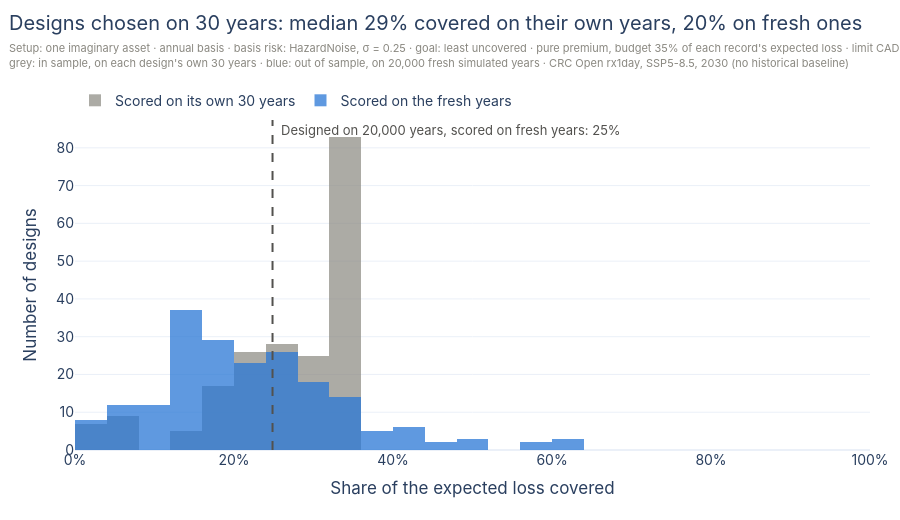

Source (notebook cell):
### Markdown cell above
Read this as a description of one setup, not a ranking. The goals differ in
**which years they care about**. Tracking the loss punishes every miss, large ones
most, in both directions. Leaving the least uncovered counts only what the payout
fails to cover. The worst-years goal counts mostly the worst tenth of the years, so
on this imaginary asset, under pure pricing at this budget, it pays less around
50 mm and more around 70 mm than the other two. Yet in the section 1 table the four
covers end up close: here basis risk, more than the payout's shape, limits how much
of the loss any of them reaches.

> 💡 **Key idea: a design goal is a choice about whose bad years you care about.**
> For a payout π and a loss L, with U = max(L − π, 0) the part left uncovered:
> `MSE` minimises E[(L − π)²], `ExpectedUncovered` minimises E[U], and
> `WeightedCVaR(α, β)` minimises α·CVaR_β(U) + (1 − α)·E[U]. None of the three is
> better in general: change the site, the damage curve, the price or the budget,
> and the shapes and the numbers change with them.

## 4. In and out of sample

Every number in the section 1 table is **out of sample**: scored on fresh years,
simulated apart from the design years. Each row says so (`split`), and the module
refuses an out-of-sample number when the two sets share a year. The premium has two
bases (`premium_basis`): the designs keep the premium agreed on their design years,
and the first cover, given as is, is priced on the fresh years, so part of the small
gap between them is the gap between the years.

Why it matters: suppose the terms were chosen on just 30 years, about what a real
weather record gives. We repeat that 200 times, scoring each design on its own 30
years and on the fresh years. (This is the one place this notebook shows numbers
measured on the design years, to show what they get wrong.)

### Code cell
REPEATS = 20 if CI else 200
SHORT = 30
own_years, fresh = [], []
for repeat in range(REPEATS):
    short_years = base.monte_carlo(SHORT, seed=1_000 + repeat).samples()[ASSET["asset_id"]]
    short_design = design(template, short_years, ExpectedUncovered(), budget=BUDGET, limit=LIMIT)
    own_years.append(evaluate(short_design, short_years, split="in_sample", options=OPTIONS)["coverage_ratio"][0].as_py())
    fresh.append(evaluate(short_design, fresh_years, split="out_of_sample", options=OPTIONS)["coverage_ratio"][0].as_py())
own_years, fresh = np.array(own_years, dtype=float), np.array(fresh, dtype=float)
long_design = rows.filter(pc.equal(rows["cover_label"], "Shape (expected_uncovered)"))["coverage_ratio"][0].as_py()

fig = go.Figure()
fig.add_trace(go.Histogram(x=own_years, xbins=dict(start=0, end=1.0001, size=0.04), name=f"Scored on its own {SHORT} years",
                           marker_color=MUTED, opacity=0.7, hovertemplate="Coverage %{x}: %{y} designs<extra></extra>"))
fig.add_trace(go.Histogram(x=fresh, xbins=dict(start=0, end=1.0001, size=0.04), name="Scored on the fresh years",
                           marker_color=BLUE, opacity=0.75, hovertemplate="Coverage %{x}: %{y} designs<extra></extra>"))
fig.add_vline(x=long_design, line=dict(color=INK, width=2, dash="dash"))
fig.add_annotation(x=long_design, y=1, yref="paper", text=f"Designed on {N_YEARS:,} years, scored on fresh years: {long_design:.0%}",
                   showarrow=False, xanchor="left", xshift=6, font=dict(color=INK, size=13))
layout(fig, f"Designs chosen on {SHORT} years: median {np.median(own_years):.0%} covered on their own years, {np.median(fresh):.0%} on fresh ones",
       f"Setup: one imaginary asset · annual basis · basis risk: HazardNoise, σ = {SIGMA} · goal: least uncovered · pure premium, "
       f"budget 35% of each record's expected loss · limit CAD 1 million ·<br>grey: in sample, on each design's own {SHORT} years · "
       f"blue: out of sample, on {N_YEARS:,} fresh simulated years · CRC Open rx1day, SSP5-8.5, {HORIZON} (no historical baseline)",
       barmode="overlay", xaxis=dict(title="Share of the expected loss covered", tickformat=".0%", range=[0, 1]),
       yaxis_title="Number of designs", legend=dict(orientation="h", yanchor="bottom", y=1.01, x=0), height=520)
fig.show()
low, high = np.percentile(fresh, [10, 90])
print(f"Over {REPEATS} designs chosen on {SHORT} simulated years each, 8 in 10 cover between {low:.0%} and {high:.0%} of the "
      f"expected loss on the {N_YEARS:,} fresh years, and their own {SHORT} years give no way to tell which is which.")

### Figure 1 — Plotly figure (JSON) as saved in the notebook; plotly's stock layout.template omitted (floating-point values rounded to 4 significant figures; data arrays with more than 128 entries replaced by an {"elided": "..."} marker saying what was removed)
{"data": [{"hovertemplate": "Coverage %{x}: %{y} designs<extra></extra>", "marker": {"color": "#8a8880"}, "name": "Scored on its own 30 years", "opacity": 0.7, "type": "histogram", "x": {"elided": "200 float values"}, "xbins": {"end": 1.0, "size": 0.04, "start": 0}}, {"hovertemplate": "Coverage %{x}: %{y} designs<extra></extra>", "marker": {"color": "#2a78d6"}, "name": "Scored on the fresh years", "opacity": 0.75, "type": "histogram", "x": {"elided": "200 float values"}, "xbins": {"end": 1.0, "size": 0.04, "start": 0}}], "layout": {"annotations": [{"font": {"color": "#52514e", "size": 13}, "showarrow": false, "text": "Designed on 20,000 years, scored on fresh years: 25%", "x": 0.2485, "xanchor": "left", "xshift": 6, "y": 1, "yref": "paper"}], "barmode": "overlay", "font": {"family": "Inter, Helvetica, Arial, sans-serif", "size": 14}, "height": 520, "hoverlabel": {"font": {"size": 13}}, "legend": {"orientation": "h", "x": 0, "y": 1.01, "yanchor": "bottom"}, "margin": {"b": 70, "l": 75, "r": 30, "t": 120}, "shapes": [{"line": {"color": "#52514e", "dash": "dash", "width": 2}, "type": "line", "x0": 0.2485, "x1": 0.2485, "xref": "x", "y0": 0, "y1": 1, "yref": "y domain"}], "title": {"subtitle": {"font": {"color": "#8a8880", "size": 11}, "text": "Setup: one imaginary asset · annual basis · basis risk: HazardNoise, σ = 0.25 · goal: least uncovered · pure premium, budget 35% of each record's expected loss · limit CAD 1 million ·<br>grey: in sample, on each design's own 30 years · blue: out of sample, on 20,000 fresh simulated years · CRC Open rx1day, SSP5-8.5, 2030 (no historical baseline)"}, "text": "Designs chosen on 30 years: median 29% covered on their own years, 20% on fresh ones", "x": 0.01, "y": 0.97, "yanchor": "top"}, "xaxis": {"range": [0, 1], "tickformat": ".0%", "title": {"text": "Share of the expected loss covered"}}, "yaxis": {"title": {"text": "Number of designs"}}}}
